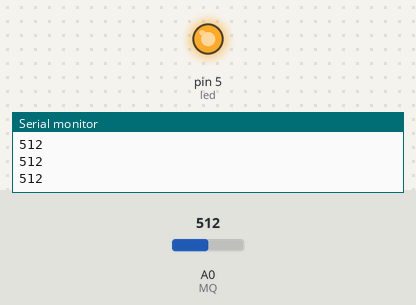
The sketch below on a simulated Arduino Uno, built with avr-gcc and run on an emulated ATmega328P. Parts: output pins drawn as LEDs (lit = HIGH), the last lines printed to the serial monitor. The test bench sets the inputs (shaded band); at power-on: A0 (MQ) = 512.

Above: at 1.2 s.
1.3 s: A0 (MQ) set to 309
2.8 s: A0 (MQ) set to 281
At 3.4 s:
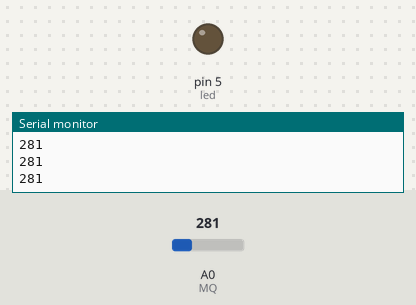
4.3 s: A0 (MQ) set to 300
At 5.5 s:
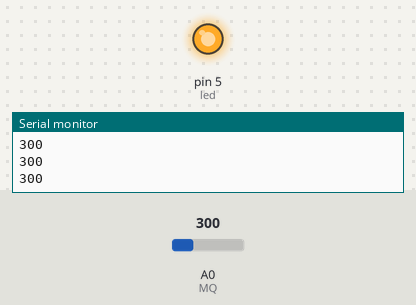
5.8 s: A0 (MQ) set to 280
At 6.9 s:
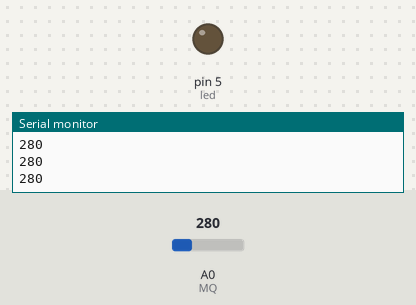
Timing chart, 0 to 8.3 s (numbered marks = the images above; inputs shaded):
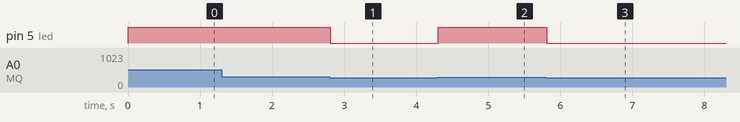

Measured:
- the behaviour switches between 291 and 290 on A0 (MQ) (found by bisection; images 0 and 1)
- after the input at 2.8 s, pin 5 (led): HIGH → LOW at once
- after the input at 4.3 s, pin 5 (led): LOW → HIGH at once
- after the input at 5.8 s, pin 5 (led): HIGH → LOW at once

The sketch:

sketch_jun8a.ino
```cpp
#define MQ A0
#define led 5
void setup() {
  Serial.begin(9600);
  pinMode(MQ,INPUT);
  pinMode(led,OUTPUT);


}

void loop() {
  int readping = analogRead(MQ);;
  Serial.println(readping);
 if(readping>290){
  digitalWrite(led,1);
 }
 else{
  digitalWrite(led,0);
 }
}
```
